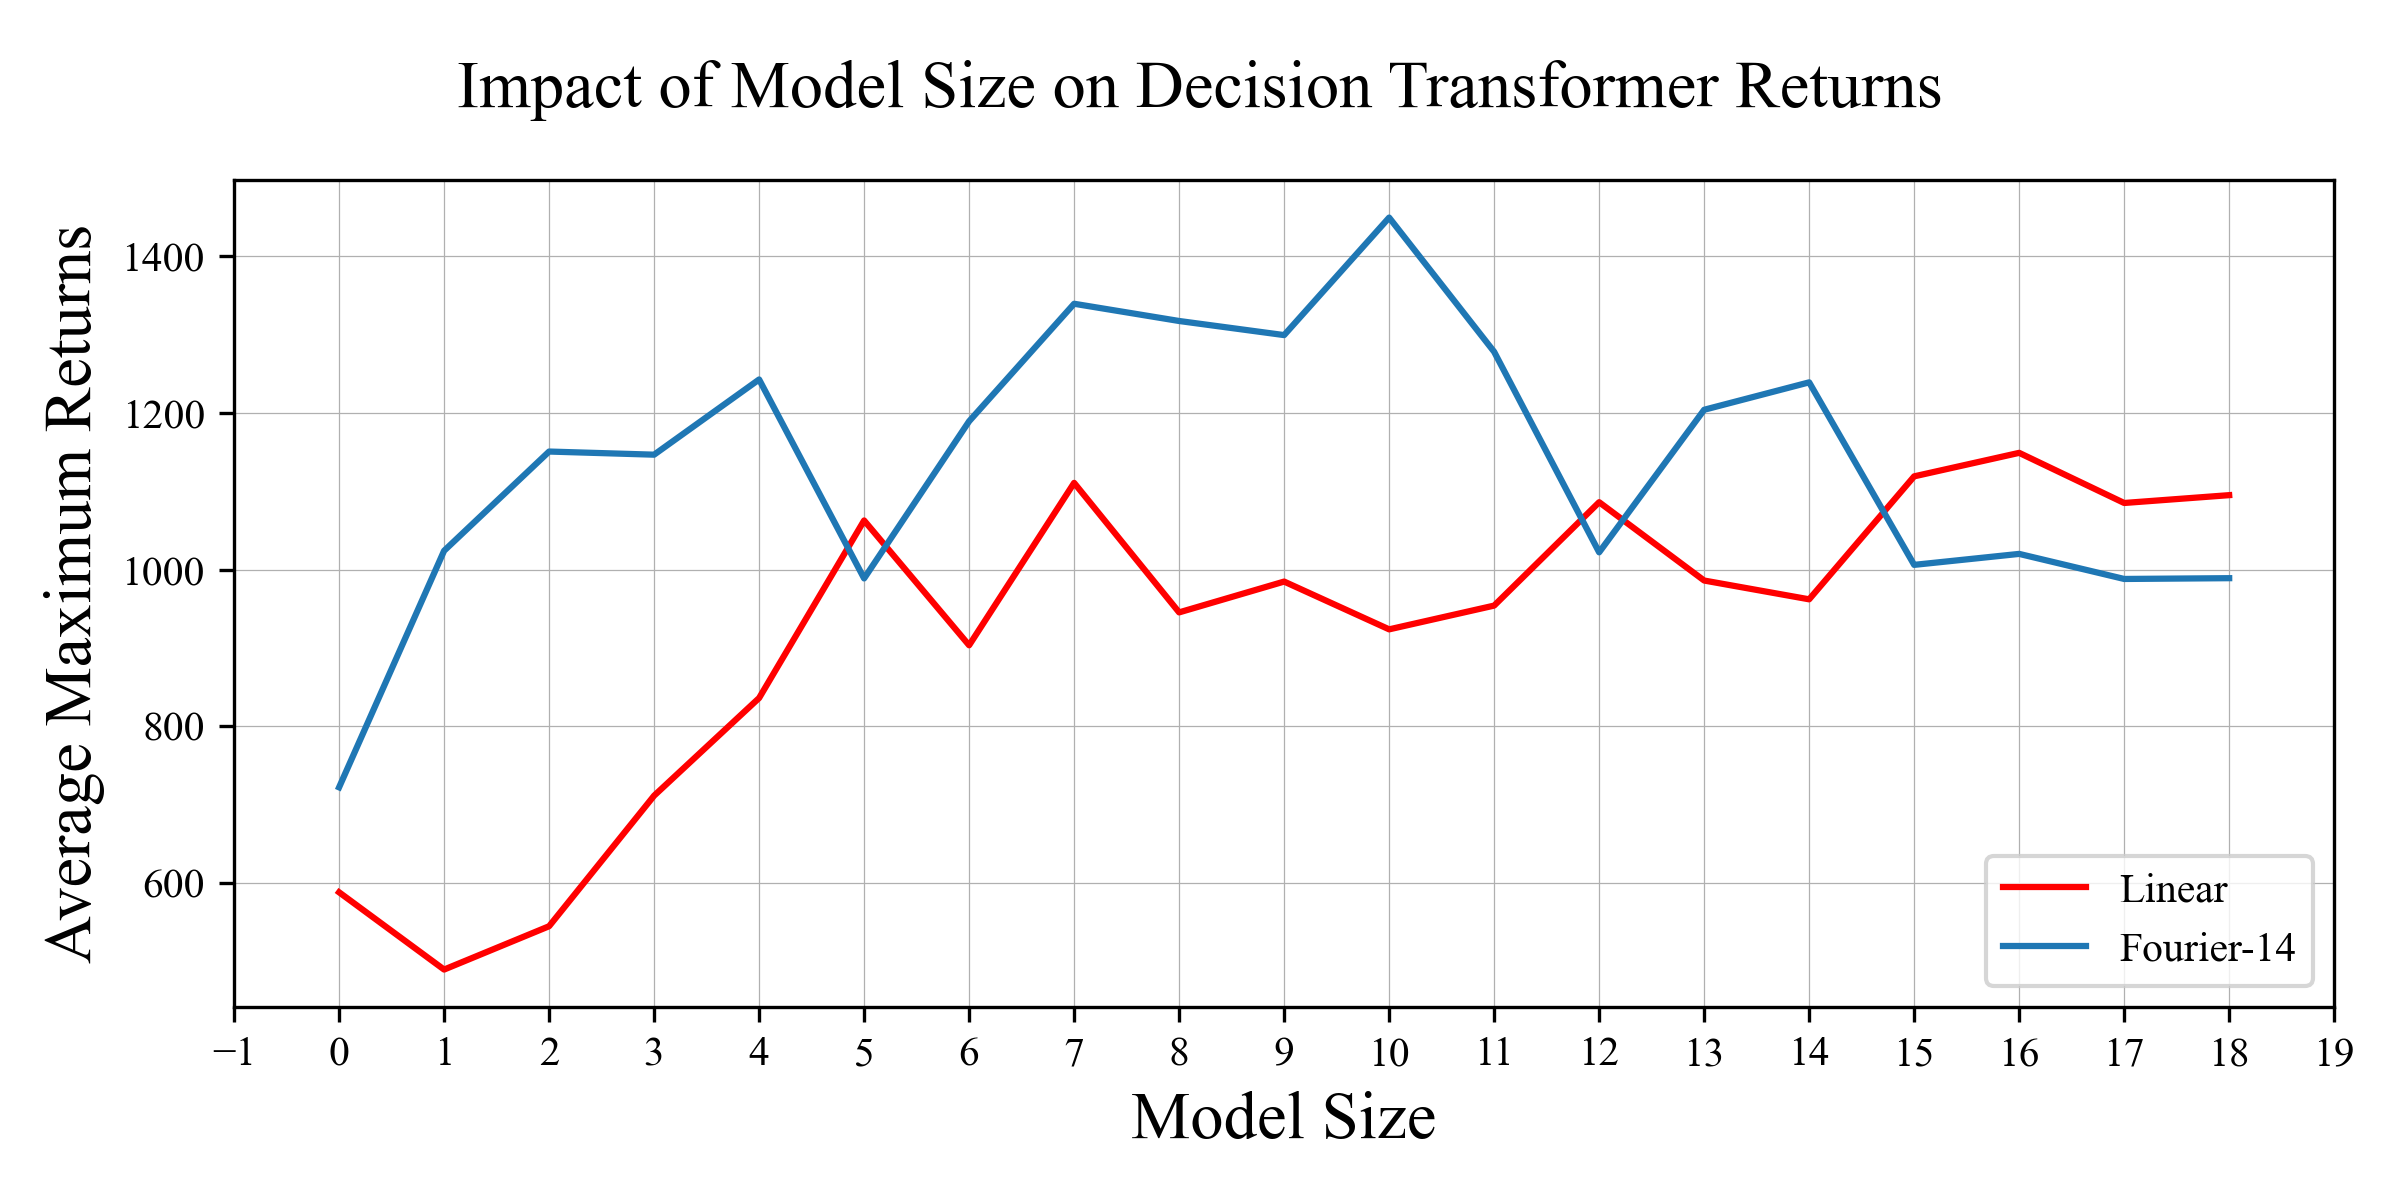

Recreate this plot in Python.
import matplotlib.font_manager as font_manager
import matplotlib.pyplot as plt
from matplotlib.ticker import MultipleLocator
import numpy as np
import json
import os

# Keep original font settings
font_path = 'scripts/eval/Times_New_Roman.ttf'
font_manager.fontManager.addfont(font_path)
plt.rcParams['font.family'] = 'serif'
plt.rcParams['font.serif'] = 'Times New Roman'

def get_returns_for_model(base_dir, model_type):
    """Calculate average of maximal returns for a given model directory."""
    returns_path = os.path.join(base_dir, model_type, "returns_dict.json")
    
    if not os.path.exists(returns_path):
        return None
    
    with open(returns_path, "r") as f:
        returns_dict = json.load(f)
    
    # Get maximum return for each run
    max_returns = []
    for returns in returns_dict.values():
        max_returns.append(max(returns))
    
    return np.mean(max_returns)

def analyze_seaquest_directories():
    """Analyze returns across Seaquest-{i} directories for both Linear and Fourier-14 models."""
    linear_returns = []
    fourier_returns = []
    indices = []
    
    # Collect data for each directory
    for i in range(19):  # 0 to 18 inclusive
        directory = f"output/Seaquest-{i}"
        if os.path.exists(directory):
            linear_return = get_returns_for_model(directory, "linear")
            fourier_return = get_returns_for_model(directory, "fourier_14")
            
            if linear_return is not None and fourier_return is not None:
                linear_returns.append(linear_return)
                fourier_returns.append(fourier_return)
                indices.append(i)
    
    return indices, linear_returns, fourier_returns

def create_graph(indices, linear_returns, fourier_returns, output_fname):
    """Create a graph comparing Linear and Fourier-14 returns."""
    fig, ax = plt.subplots(figsize=(8, 4))
    
    # Plot both returns
    ax.plot(indices, linear_returns, c="red", label="Linear")
    ax.plot(indices, fourier_returns, c="tab:blue", label="Fourier-14")
    
    # Set labels and title
    ax.set_xlabel("Model Size", fontsize=16)
    ax.set_ylabel("Average Maximum Returns", fontsize=16)
    fig.suptitle("Impact of Model Size on Decision Transformer Returns", fontsize=16, y=0.95)
    
    # Configure grid and axis
    ax.grid(True, linewidth=0.3)
    ax.set_xlim(-1, 19)  # Slightly wider than 0-18 for better visibility
    ax.xaxis.set_major_locator(MultipleLocator(1))  # Set x-ticks to integers
    
    # Add legend
    ax.legend(loc="lower right")
    
    # Adjust layout
    plt.tight_layout()
    plt.subplots_adjust(top=0.85)
    
    # Save the figure
    plt.savefig(output_fname, dpi=300)

def main():
    # Collect and analyze data
    indices, linear_returns, fourier_returns = analyze_seaquest_directories()
    
    # Create and save the graph
    output_fname = "scripts/eval/atari_graph_varying_model_size.png"
    create_graph(indices, linear_returns, fourier_returns, output_fname)

if __name__ == "__main__":
    main()